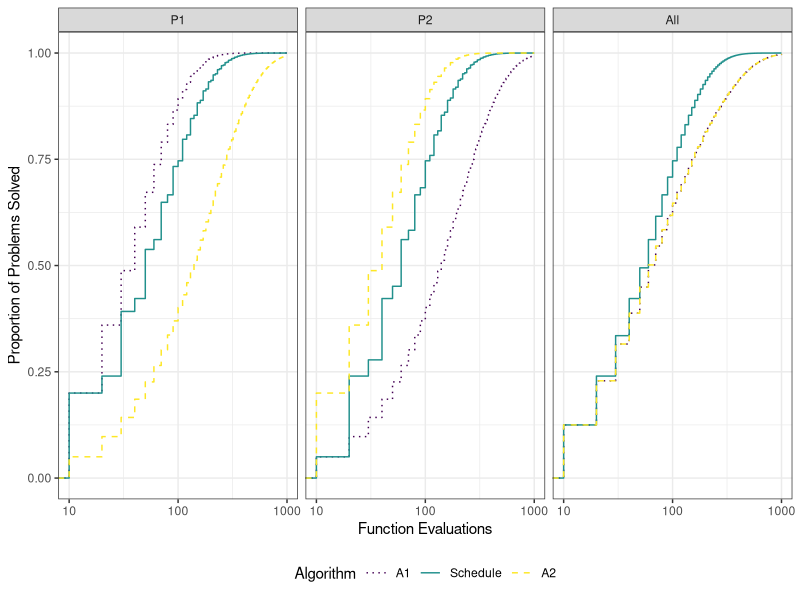
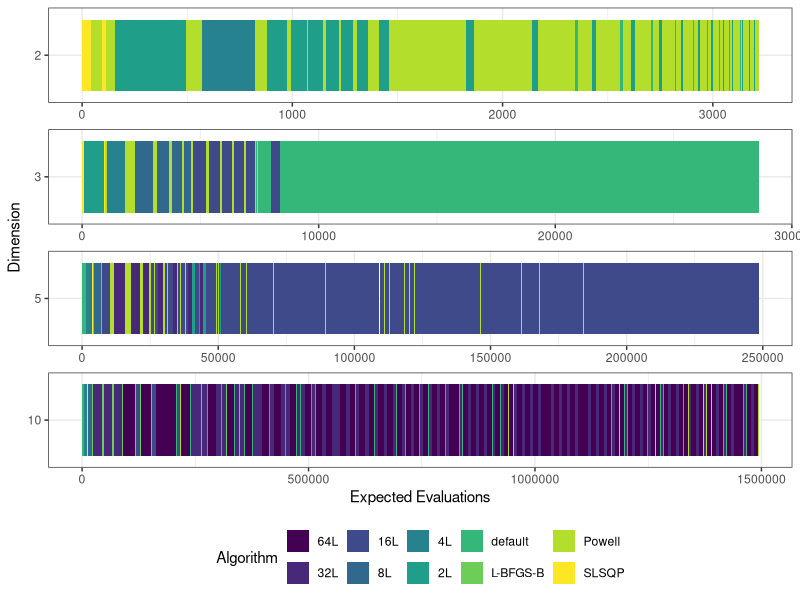
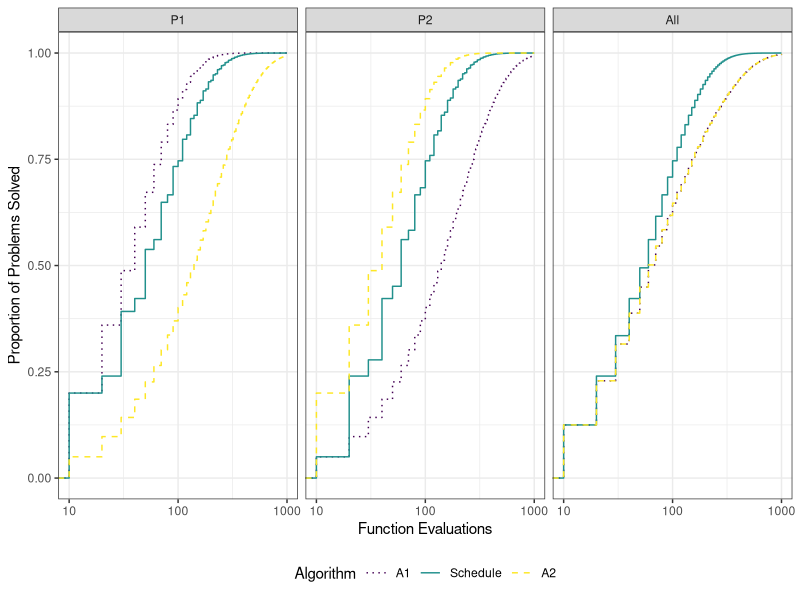
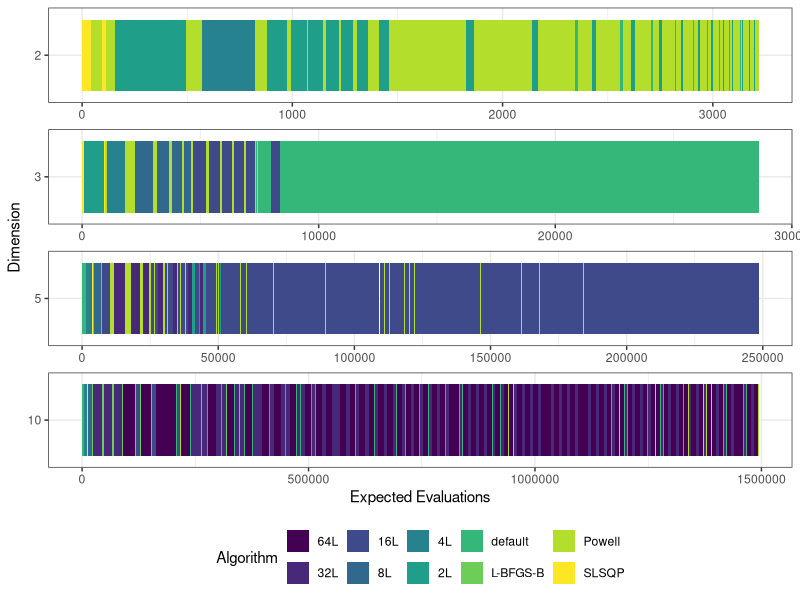

Recreate these plots in R, in order.
library(tidyverse)

theme_set(theme_bw())

generate_runtimes <- function(fes, succ, maxruns) {
  cum_unsolved <- c(1, cumprod(rep(1 - succ, length.out = maxruns)))
  cum_runtime <- c(0, cumsum(rep(fes, length.out = maxruns)))
  
  data.frame(
    fevals = cum_runtime,
    solved = 1 - cum_unsolved
  )
}

maxruns <- 100

all_runtimes <- rbind(
  cbind(generate_runtimes(10, 0.2, maxruns), Algorithm = "A1", Problem = "P1"),
  cbind(generate_runtimes(10, 0.05, maxruns), Algorithm = "A1", Problem = "P2"),
  cbind(generate_runtimes(10, 0.05, maxruns), Algorithm = "A2", Problem = "P1"),
  cbind(generate_runtimes(10, 0.2, maxruns), Algorithm = "A2", Problem = "P2"),
  cbind(generate_runtimes(10, c(0.2, 0.05), maxruns), Algorithm = "Schedule", Problem = "P1"),
  cbind(generate_runtimes(10, c(0.05, 0.2), maxruns), Algorithm = "Schedule", Problem = "P2")
  # cbind(generate_runtimes(10, c(0.125), maxruns), Algorithm = "Random", Problem = "P1"),
  # cbind(generate_runtimes(10, c(0.125), maxruns), Algorithm = "Random", Problem = "P2")
)

all_runtimes <- all_runtimes %>% 
  mutate(Algorithm = factor(Algorithm, levels = c("A1", "Schedule", "A2")))

# mean_runtimes <- all_runtimes %>% 
#   filter(Algorithm %in% c("A1", "A2")) %>% 
#   group_by(Problem, fevals) %>% 
#   summarize(solved = mean(solved)) %>% 
#   mutate(Algorithm = "Random")
# 
# all_runtimes <- rbind(all_runtimes, mean_runtimes)

# Summarize across Problems
all_ecdf <- all_runtimes %>% 
  group_by(Algorithm, fevals) %>% 
  summarize(solved = mean(solved)) %>%
  mutate(Problem = "All")

rbind(all_runtimes, all_ecdf) %>%
  mutate(Problem = factor(Problem, levels = c("P1", "P2", "All"))) %>% 
  ggplot(aes(fevals, solved, color = Algorithm, linetype = Algorithm)) +
  geom_step() +
  facet_wrap(~Problem) +
  # geom_step(data = all_runtimes %>% filter(Algorithm == "A1", Problem == "P1") %>% mutate(Problem = "All"), color = "gray", linetype = "solid") +
  scale_color_viridis_d() +
  scale_linetype_manual(values = c("dotted", "solid", "dashed")) +
  theme(legend.position = "bottom") +
  scale_x_log10() +
  labs(x = "Function Evaluations", y = "Proportion of Problems Solved")

ggsave("ecdf-miniex.pdf", width = 10, height = 3)

solved <- all_runtimes %>% filter(Algorithm == "Random", Problem == "P1") %>% pull(solved)
fevals <- all_runtimes %>% filter(Algorithm == "Random", Problem == "P1") %>% pull(fevals)

(diff(solved) * fevals[2:length(solved)]) %>% sum()



evals_schedule <- rbind(
  read_csv("expected_evals_schedule_2D.csv"),
  read_csv("expected_evals_schedule_3D.csv"),
  read_csv("expected_evals_schedule_5D.csv"),
  read_csv("expected_evals_schedule_10D.csv")
) %>% mutate(id = row_number())

evals_schedule <- evals_schedule %>%
  mutate(algorithm = factor(algorithm, levels = c("64L", "32L", "16L", "8L", "4L", "2L", "default", "L-BFGS-B", "Powell", "SLSQP")))

evals_schedule %>% 
  ggplot(aes(x = expected_evals, y = factor(dim), group = -id, fill = algorithm)) +
  geom_bar(stat = "identity", orientation = "y") +
  labs(x = "Expected Evaluations", y = "Dimension", fill = "Algorithm") +
  facet_wrap(vars(dim), nrow = 4, scales = "free") +
  scale_fill_viridis_d() +
  theme(
    strip.background = element_blank(),
    strip.text.x = element_blank(),
    legend.position = "bottom"
  )

ggsave("schedule_1k_illustration.pdf", width = 5, height = 5)
 
